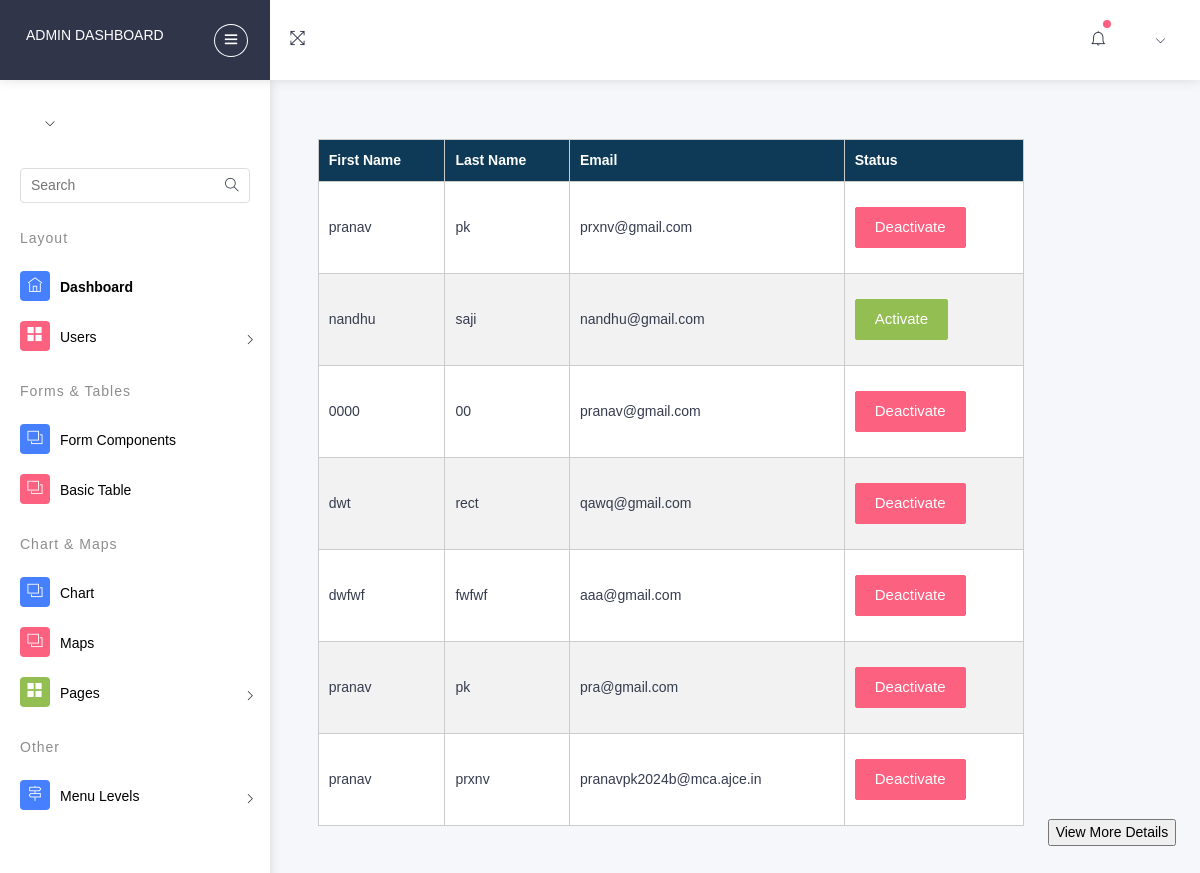
The page /myauth/adminn/ on the database its author committed.
### myauth/models.py (models this page shows)
class User(AbstractUser):
    class Role(models.TextChoices):
        ADMIN="ADMIN",'Admin'
        CUSTOMER="CUSTOMER",'Customer'
        DELIVERYBOY="DELIVERYBOY",'deliveryboy'
        SELLER="SELLER",'Seller'
    role = models.CharField(max_length=50,choices=Role.choices)

### myauth/views.py (the view)
# urls.py: path('adminn/',views.adminn,name='adminn'),
def adminn(request):
    User = get_user_model()
    user_profiles = User.objects.filter(role='CUSTOMER')
    context = {'user_profiles': user_profiles}
    return render(request,'userview.html',context)

### templates/userview.html (shortened to what this page needs)
{% load static %}
<!DOCTYPE html>
<html lang="en">
<head>
      <link rel="stylesheet" type="text/css" href="{% static 'assetsss/css/bootstrap/css/bootstrap.min.css' %}">
      <link rel="stylesheet" type="text/css" href="{% static 'assetsss/icon/themify-icons/themify-icons.css' %}">
      <link rel="stylesheet" type="text/css" href="{% static 'assetsss/icon/icofont/css/icofont.css' %}">
      <link rel="stylesheet" type="text/css" href="{% static 'assetsss/css/style.css' %}">
      <link rel="stylesheet" type="text/css" href="{% static 'assetsss/css/jquery.mCustomScrollbar.css' %}">
  </head>
  <body>
    <div id="pcoded" class="pcoded">
        <div class="pcoded-container navbar-wrapper">
            <nav class="navbar header-navbar pcoded-header">
                <div class="navbar-wrapper">
                    <div class="navbar-logo">
                        <a class="mobile-menu" id="mobile-collapse" href="#!">
                            <i class="ti-menu"></i>
                        </a>
                        <a href="http://127.0.0.1:8000/myauth/adminreg/">
                            <h6>Admin Dashboard</h6>
                        </a>
                    </div>
                    <div class="navbar-container container-fluid">
                        <ul class="nav-left">
                            <li>
                                <a href="#!" onclick="javascript:toggleFullScreen()">
                                    <i class="ti-fullscreen"></i>
                                </a>
                            </li>
                        </ul>
                        <ul class="nav-right">
                            <li class="header-notification">
                                <a href="#!">
                                    <i class="ti-bell"></i>
                                    <span class="badge bg-c-pink"></span>
                                </a>
                            </li>
                            <li class="user-profile header-notification">
                                <a href="#!">
                                    <i class="ti-angle-down"></i>
                                </a>
                            </li>
                        </ul>
                    </div>
                </div>
            </nav>
            <div class="pcoded-main-container">
                <div class="pcoded-wrapper">
                    <nav class="pcoded-navbar">
                        <div class="pcoded-inner-navbar main-menu">
                            <div class="">
                                <div class="main-menu-header">
                                    <div class="user-details">
                                        <span id="more-details"><i class="ti-angle-down"></i></span>
                                    </div>
                                </div>
                            </div>
                            <div class="pcoded-search">
                                <div class="pcoded-search-box ">
                                    <input type="text" placeholder="Search">
                                    <span class="search-icon"><i class="ti-search" aria-hidden="true"></i></span>
                                </div>
                            </div>
                            <div class="pcoded-navigatio-lavel" data-i18n="nav.category.navigation">Layout</div>
                            <ul class="pcoded-item pcoded-left-item">
                                <li class="active">
                                    <a href="http://127.0.0.1:8000/myauth/adminreg/">
                                        <span class="pcoded-micon"><i class="ti-home"></i><b>D</b></span>
                                        <span class="pcoded-mtext" data-i18n="nav.dash.main">Dashboard</span>
                                    </a>
                                </li>
                                <li class="pcoded-hasmenu">
                                    <a href="javascript:void(0)">
                                        <span class="pcoded-micon"><i class="ti-layout-grid2-alt"></i></span>
                                        <span class="pcoded-mtext"  data-i18n="nav.basic-components.main">Users</span>
                                    </a>
                                        </li>
                                    </ul>
                            <div class="pcoded-navigatio-lavel" data-i18n="nav.category.forms">Forms &amp; Tables</div>
                            <ul class="pcoded-item pcoded-left-item">
                                <li>
                                    <a href="form-elements-component.html">
                                        <span class="pcoded-micon"><i class="ti-layers"></i><b>FC</b></span>
                                        <span class="pcoded-mtext" data-i18n="nav.form-components.main">Form Components</span>
                                    </a>
                                </li>
                                <li>
                                    <a href="bs-basic-table.html">
                                        <span class="pcoded-micon"><i class="ti-layers"></i><b>FC</b></span>
                                        <span class="pcoded-mtext" data-i18n="nav.form-components.main">Basic Table</span>
                                    </a>
                                </li>
                            </ul>
                            <div class="pcoded-navigatio-lavel" data-i18n="nav.category.forms">Chart &amp; Maps</div>
                            <ul class="pcoded-item pcoded-left-item">
                                <li>
                                    <a href="chart.html">
                                        <span class="pcoded-micon"><i class="ti-layers"></i><b>FC</b></span>
                                        <span class="pcoded-mtext" data-i18n="nav.form-components.main">Chart</span>
                                    </a>
                                </li>
                                <li>
                                    <a href="map-google.html">
                                        <span class="pcoded-micon"><i class="ti-layers"></i><b>FC</b></span>
                                        <span class="pcoded-mtext" data-i18n="nav.form-components.main">Maps</span>
                                    </a>
                                </li>
                                <li class="pcoded-hasmenu">
                                    <a href="javascript:void(0)">
                                        <span class="pcoded-micon"><i class="ti-layout-grid2-alt"></i></span>
                                        <span class="pcoded-mtext"  data-i18n="nav.basic-components.main">Pages</span>
                                    </a>
                                </li>
                            </ul>
                            <div class="pcoded-navigatio-lavel" data-i18n="nav.category.other">Other</div>
                            <ul class="pcoded-item pcoded-left-item">
                                <li class="pcoded-hasmenu ">
                                    <a href="javascript:void(0)">
                                        <span class="pcoded-micon"><i class="ti-direction-alt"></i><b>M</b></span>
                                        <span class="pcoded-mtext" data-i18n="nav.menu-levels.main">Menu Levels</span>
                                    </a>
                                </li>
                            </ul>
                        </div>
                    </nav>
                    <div class="pcoded-content">
                        <div class="pcoded-inner-content">
                            <div class="main-body">
                                <div class="page-wrapper">
                                    <div class="page-body">
                                        <div class="row">
                                            <!DOCTYPE html>
<html>
<head>
</head>
<body>
    <table>
        <thead>
            <tr>
                <th>First Name</th>
                <th>Last Name</th>
                <th>Email</th>
                <th>Status</th>
            </tr>
        </thead>
        <tbody>
            {% for user_profile in user_profiles %}
            <tr>
                <td>{{ user_profile.first_name }}</td>
                <td>{{ user_profile.last_name }}</td>
                <td>{{ user_profile.email }}</td>
                <td>
                    {% if user_profile.is_active %}
                        <form method="post" action="{% url 'deactivate_user' user_profile.id %}">
                            <button type="submit" class="btn btn-danger">Deactivate</button>
                        </form>
                    {% else %}
                        <form method="post" action="{% url 'activate_user' user_profile.id %}">
                            <button type="submit" class="btn btn-success">Activate</button>
                        </form>
                {% endif %}
                </td>
            </tr>
            {% endfor %}
        </tbody>
    </table>
    <div class="button-container">
        <a href="http://127.0.0.1:8000/myauth/userviewss/">
            <button class="button">View More Details</button>
        </a>
    </div>
</body>
</html>
</body>
</html>

### templates/userview.html (style rules this page uses)
body { font-family: Arial, sans-serif; background-color: #f0f0f0; margin: 0; padding: 0; }
table { width: 80%; margin: 20px auto; border-collapse: collapse; background-color: #fff; float: left; }
th, td { border: 1px solid #ccc; padding: 10px; text-align: left; }
th { background-color: #0f3a57; color: #fff; }
tr:nth-child(even) { background-color: #f2f2f2; }
.navbar { overflow: hidden; background-color: #333; }
.navbar a { float: right; display: block; color: white; text-align: center; padding: 14px 16px; text-decoration: none; }
.button-container { text-align: right; margin-top: 700px; float: left; }

### rows shown on the page
User: first_name "pranav", last_name "pk", email "prxnv@gmail.com", is_active "Deactivate"
User: first_name "nandhu", last_name "saji", email "nandhu@gmail.com", is_active "Activate"
User: first_name "0000", last_name "00", email "pranav@gmail.com", is_active "Deactivate"
User: first_name "dwt", last_name "rect", email "qawq@gmail.com", is_active "Deactivate"
User: first_name "dwfwf", last_name "fwfwf", email "aaa@gmail.com", is_active "Deactivate"
User: first_name "pranav", last_name "pk", email "pra@gmail.com", is_active "Deactivate"
User: first_name "pranav", last_name "prxnv", email "pranavpk2024b@mca.ajce.in", is_active "Deactivate"
